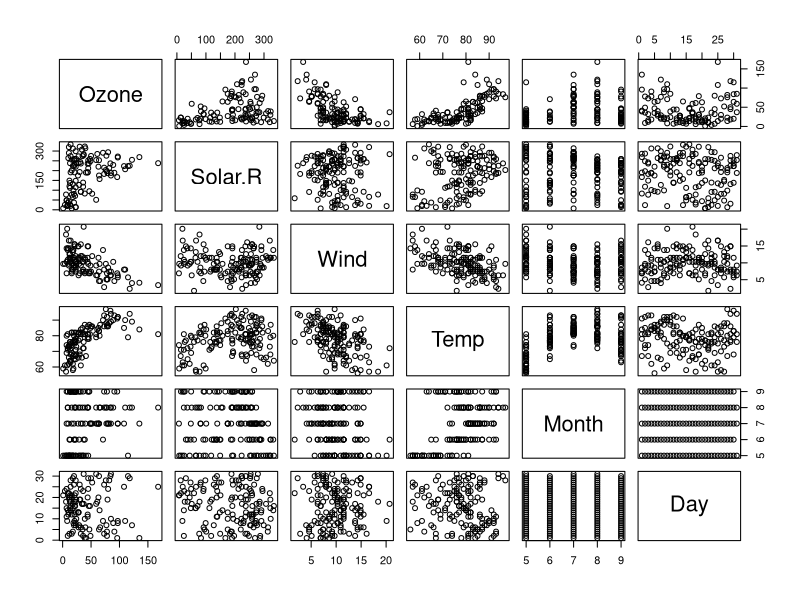
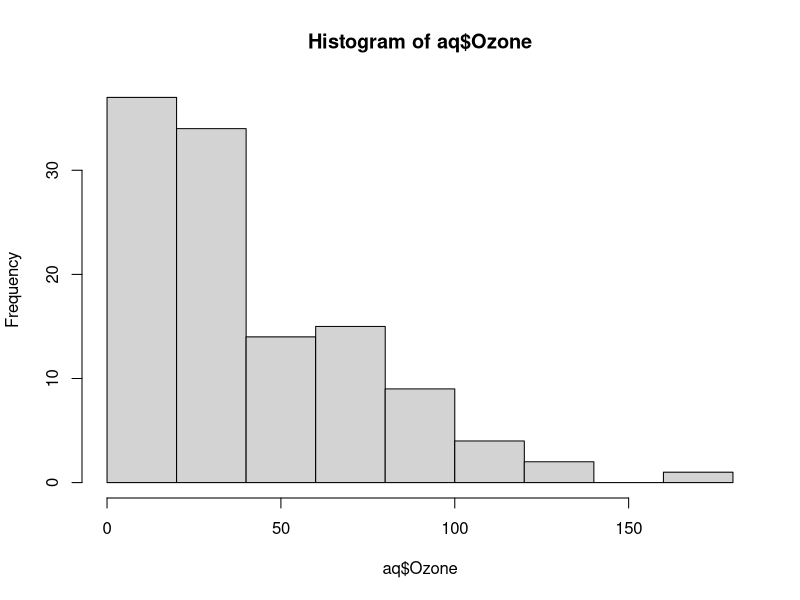
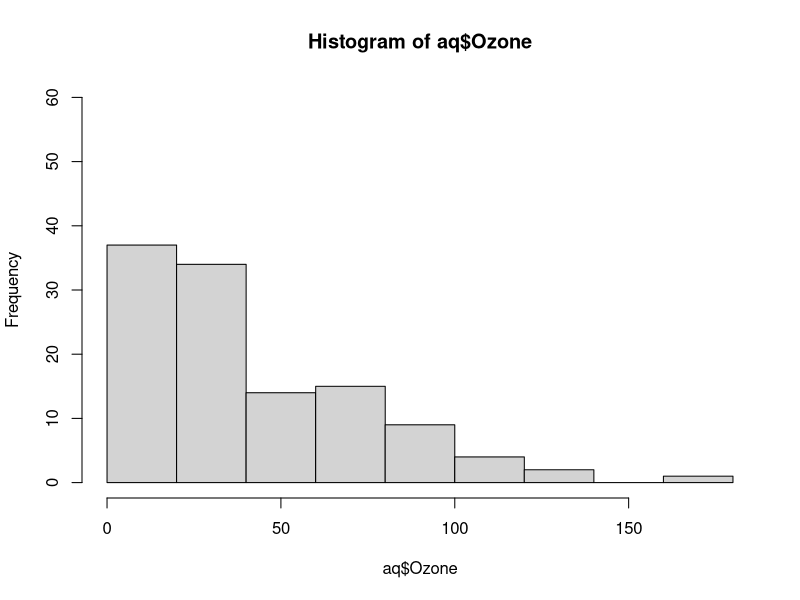
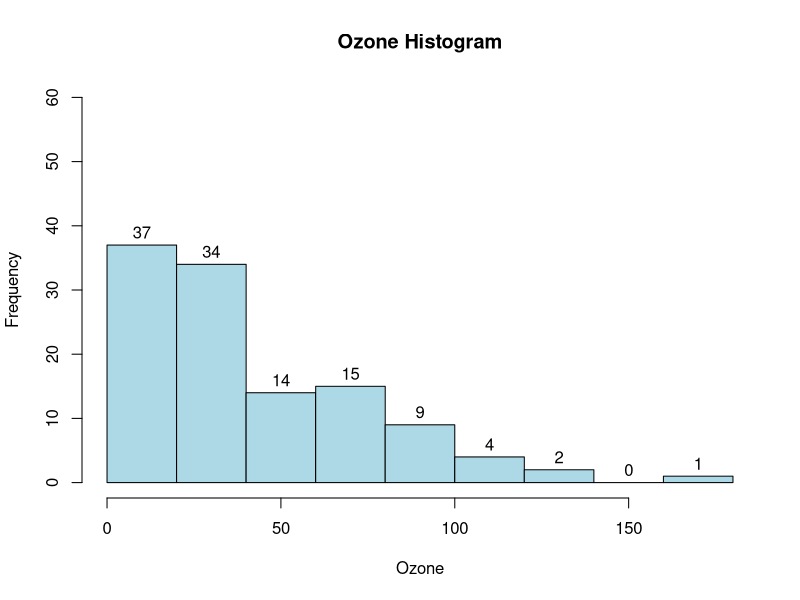
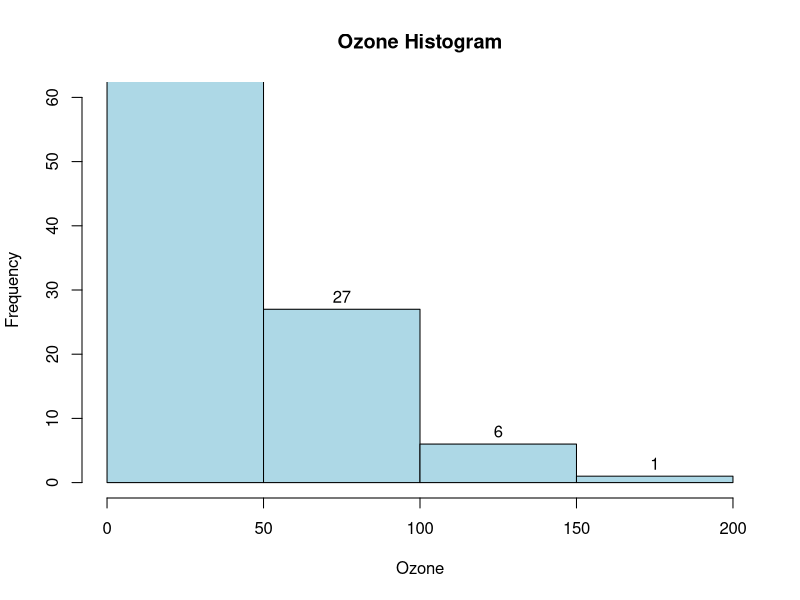
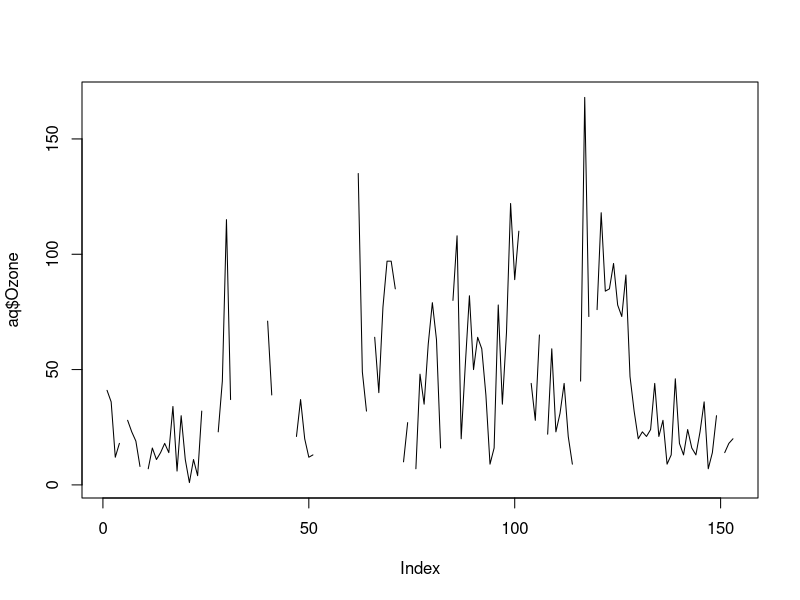
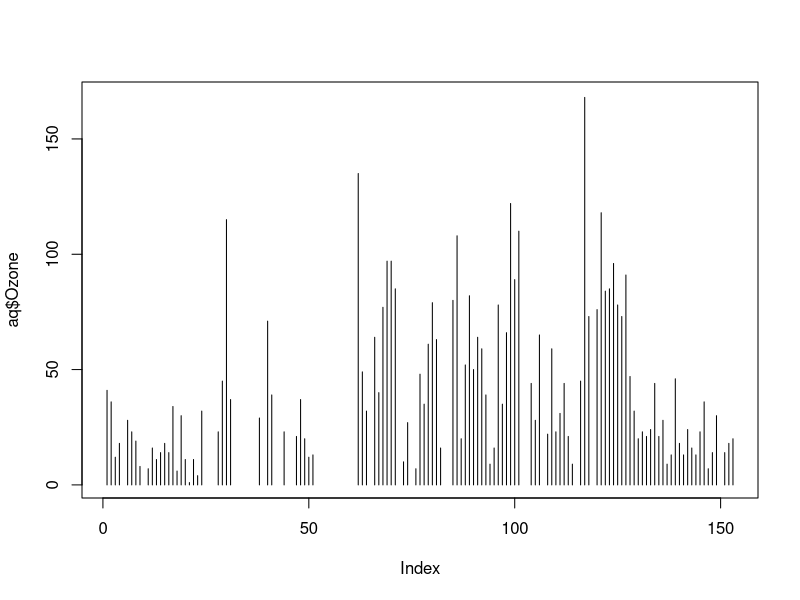
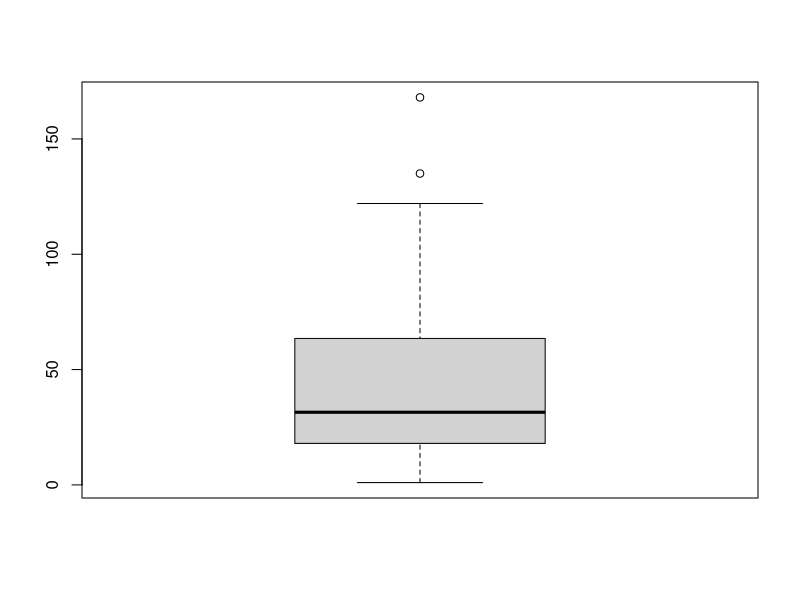

Source code (R) for these figures, in order:
# Basic graphs

aq <- airquality

# For plotting whole dataset
plot(aq)

# Histogram
hist(aq$Ozone)
?hist()
hist(aq$Ozone, ylim = c(0,60))
hist(aq$Ozone, main = "Ozone Histogram",
     xlab = "Ozone",
     col = "lightblue",
     labels = T,
     breaks = 10,
     ylim = c(0,60))
hist(aq$Ozone, main = "Ozone Histogram",
     xlab = "Ozone",
     col = "lightblue",
     labels = T,
     breaks = 5,
     ylim = c(0,60))

plot(aq$Ozone, type = "l")
plot(aq$Ozone, type = "h")

# Boxplot
boxplot(aq$Ozone)


plot(aq$Month,aq$Ozone)

# Splitting data monthwise

s<- split(aq, aq$Month)
s
typeof(s)
class(s)

# lapply function

lapply(s,function(x){
  colMeans(x[,c("Ozone","Wind")],na.rm = T)
})

# sapply function

sapply(s,function(x){
  colMeans(x[,c("Ozone","Wind")],na.rm = T)
})

# tapply function

tapply(aq$Temp,aq$Month,mean)  # Note, variable should be categorical otherwise error will be there

# dplyr and tidyverse package  - advanced case

#install.packages("dplyr")
#install.packages("tidyverse")

library(dplyr)
library(tidyverse)

# dplyr :
# mutate()  select()  filter()  summerise()   arrange()


select(aq,Ozone,Wind)

aq %>% select(Ozone,Wind,Temp,Month)

aq %>% filter(Month==7|Month==9)

aq %>% mutate(Temp_Cat=ifelse(Temp>90,"H","N"))

aq %>% group_by(Month) %>%
  summarize(mean(Ozone))


aq %>% select(Ozone,Wind,Temp,Month) %>%
  filter(Month==7|Month==9)%>%
  mutate(Temp_Cat=ifelse(Temp>90,"H","N"))%>%
  group_by(Month)%>%
  summarize(Mean_Ozone=mean(Ozone))%>%
  arrange(Mean_Ozone)


